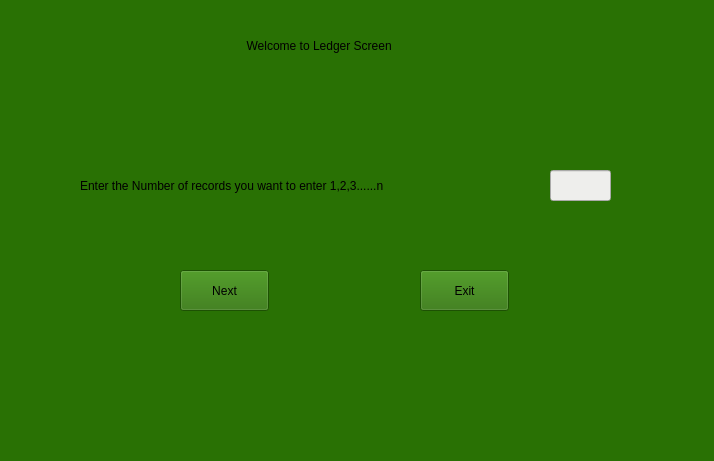
<?xml version="1.0" encoding="UTF-8"?>
<ui version="4.0">
 <class>ledgerScreen</class>
 <widget class="QWidget" name="ledgerScreen">
  <property name="geometry">
   <rect>
    <x>0</x>
    <y>0</y>
    <width>714</width>
    <height>461</height>
   </rect>
  </property>
  <property name="windowTitle">
   <string>Form</string>
  </property>
  <property name="styleSheet">
   <string notr="true">background-color:rgb(41, 113, 4)</string>
  </property>
  <widget class="QLabel" name="ledgerMainScreenHeading">
   <property name="geometry">
    <rect>
     <x>210</x>
     <y>30</y>
     <width>271</width>
     <height>31</height>
    </rect>
   </property>
   <property name="styleSheet">
    <string notr="true"/>
   </property>
   <property name="text">
    <string>           Welcome to Ledger Screen</string>
   </property>
  </widget>
  <widget class="QLabel" name="userInputLedger">
   <property name="geometry">
    <rect>
     <x>80</x>
     <y>170</y>
     <width>401</width>
     <height>31</height>
    </rect>
   </property>
   <property name="styleSheet">
    <string notr="true"/>
   </property>
   <property name="text">
    <string>Enter the Number of records you want to enter 1,2,3......n</string>
   </property>
  </widget>
  <widget class="QLineEdit" name="recordsInput">
   <property name="geometry">
    <rect>
     <x>550</x>
     <y>170</y>
     <width>61</width>
     <height>31</height>
    </rect>
   </property>
   <property name="styleSheet">
    <string notr="true">background-color:rgb(238, 238, 236)</string>
   </property>
  </widget>
  <widget class="QPushButton" name="pushButton">
   <property name="geometry">
    <rect>
     <x>180</x>
     <y>270</y>
     <width>89</width>
     <height>41</height>
    </rect>
   </property>
   <property name="styleSheet">
    <string notr="true"/>
   </property>
   <property name="text">
    <string>Next</string>
   </property>
  </widget>
  <widget class="QPushButton" name="pushButton_2">
   <property name="geometry">
    <rect>
     <x>420</x>
     <y>270</y>
     <width>89</width>
     <height>41</height>
    </rect>
   </property>
   <property name="styleSheet">
    <string notr="true"/>
   </property>
   <property name="text">
    <string>Exit</string>
   </property>
  </widget>
 </widget>
 <resources/>
 <connections/>
</ui>
